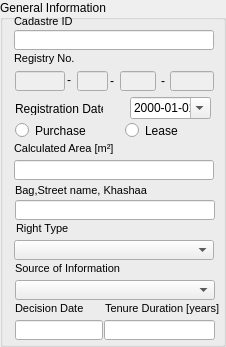
    <widget class="QGroupBox" name="leaseDetailsGBox">
     <property name="geometry">
      <rect>
       <x>0</x>
       <y>3</y>
       <width>226</width>
       <height>347</height>
      </rect>
     </property>
     <property name="title">
      <string>General Information</string>
     </property>
     <widget class="QLabel" name="numberLabel">
      <property name="geometry">
       <rect>
        <x>14</x>
        <y>8</y>
        <width>200</width>
        <height>20</height>
       </rect>
      </property>
      <property name="minimumSize">
       <size>
        <width>0</width>
        <height>20</height>
       </size>
      </property>
      <property name="maximumSize">
       <size>
        <width>16777215</width>
        <height>20</height>
       </size>
      </property>
      <property name="font">
       <font>
        <pointsize>8</pointsize>
       </font>
      </property>
      <property name="text">
       <string>Cadastre ID</string>
      </property>
      <property name="alignment">
       <set>Qt::AlignBottom|Qt::AlignLeading|Qt::AlignLeft</set>
      </property>
     </widget>
     <widget class="QLabel" name="purposeLabel">
      <property name="geometry">
       <rect>
        <x>15</x>
        <y>255</y>
        <width>200</width>
        <height>20</height>
       </rect>
      </property>
      <property name="minimumSize">
       <size>
        <width>0</width>
        <height>20</height>
       </size>
      </property>
      <property name="maximumSize">
       <size>
        <width>16777215</width>
        <height>20</height>
       </size>
      </property>
      <property name="font">
       <font>
        <pointsize>8</pointsize>
       </font>
      </property>
      <property name="text">
       <string>Source of Information</string>
      </property>
      <property name="alignment">
       <set>Qt::AlignBottom|Qt::AlignLeading|Qt::AlignLeft</set>
      </property>
     </widget>
     <widget class="QLabel" name="applicationDateLabel">
      <property name="geometry">
       <rect>
        <x>14</x>
        <y>45</y>
        <width>200</width>
        <height>20</height>
       </rect>
      </property>
      <property name="minimumSize">
       <size>
        <width>0</width>
        <height>20</height>
       </size>
      </property>
      <property name="maximumSize">
       <size>
        <width>16777215</width>
        <height>20</height>
       </size>
      </property>
      <property name="font">
       <font>
        <pointsize>8</pointsize>
       </font>
      </property>
      <property name="text">
       <string>Registry No.</string>
      </property>
      <property name="alignment">
       <set>Qt::AlignBottom|Qt::AlignLeading|Qt::AlignLeft</set>
      </property>
     </widget>
     <widget class="QComboBox" name="source_cbox">
      <property name="geometry">
       <rect>
        <x>15</x>
        <y>280</y>
        <width>200</width>
        <height>20</height>
       </rect>
      </property>
      <property name="minimumSize">
       <size>
        <width>0</width>
        <height>20</height>
       </size>
      </property>
      <property name="maximumSize">
       <size>
        <width>16777215</width>
        <height>20</height>
       </size>
      </property>
     </widget>
     <widget class="QLabel" name="applicationDateLabel_2">
      <property name="geometry">
       <rect>
        <x>16</x>
        <y>215</y>
        <width>200</width>
        <height>20</height>
       </rect>
      </property>
      <property name="minimumSize">
       <size>
        <width>0</width>
        <height>20</height>
       </size>
      </property>
      <property name="maximumSize">
       <size>
        <width>16777215</width>
        <height>20</height>
       </size>
      </property>
      <property name="font">
       <font>
        <pointsize>8</pointsize>
       </font>
      </property>
      <property name="text">
       <string>Right Type</string>
      </property>
      <property name="alignment">
       <set>Qt::AlignBottom|Qt::AlignLeading|Qt::AlignLeft</set>
      </property>
     </widget>
     <widget class="QLabel" name="beginDateLabel">
      <property name="geometry">
       <rect>
        <x>15</x>
        <y>295</y>
        <width>91</width>
        <height>20</height>
       </rect>
      </property>
      <property name="minimumSize">
       <size>
        <width>0</width>
        <height>20</height>
       </size>
      </property>
      <property name="maximumSize">
       <size>
        <width>16777215</width>
        <height>20</height>
       </size>
      </property>
      <property name="font">
       <font>
        <pointsize>8</pointsize>
       </font>
      </property>
      <property name="text">
       <string>Decision Date</string>
      </property>
      <property name="alignment">
       <set>Qt::AlignBottom|Qt::AlignLeading|Qt::AlignLeft</set>
      </property>
     </widget>
     <widget class="QLineEdit" name="duration_year_edit">
      <property name="geometry">
       <rect>
        <x>104</x>
        <y>320</y>
        <width>111</width>
        <height>20</height>
       </rect>
      </property>
      <property name="minimumSize">
       <size>
        <width>0</width>
        <height>20</height>
       </size>
      </property>
      <property name="maximumSize">
       <size>
        <width>16777215</width>
        <height>20</height>
       </size>
      </property>
      <property name="font">
       <font>
        <pointsize>8</pointsize>
       </font>
      </property>
      <property name="readOnly">
       <bool>true</bool>
      </property>
     </widget>
     <widget class="QLabel" name="applicationDateLabel_5">
      <property name="geometry">
       <rect>
        <x>105</x>
        <y>295</y>
        <width>116</width>
        <height>20</height>
       </rect>
      </property>
      <property name="minimumSize">
       <size>
        <width>0</width>
        <height>20</height>
       </size>
      </property>
      <property name="maximumSize">
       <size>
        <width>16777215</width>
        <height>20</height>
       </size>
      </property>
      <property name="font">
       <font>
        <pointsize>8</pointsize>
       </font>
      </property>
      <property name="text">
       <string>Tenure Duration [years]</string>
      </property>
      <property name="alignment">
       <set>Qt::AlignBottom|Qt::AlignLeading|Qt::AlignLeft</set>
      </property>
     </widget>
     <widget class="QLineEdit" name="cadastreId_edit">
      <property name="geometry">
       <rect>
        <x>14</x>
        <y>30</y>
        <width>200</width>
        <height>20</height>
       </rect>
      </property>
      <property name="minimumSize">
       <size>
        <width>0</width>
        <height>20</height>
       </size>
      </property>
      <property name="maximumSize">
       <size>
        <width>16777215</width>
        <height>20</height>
       </size>
      </property>
      <property name="font">
       <font>
        <pointsize>8</pointsize>
       </font>
      </property>
      <property name="readOnly">
       <bool>true</bool>
      </property>
     </widget>
     <widget class="QComboBox" name="right_type_cbox">
      <property name="geometry">
       <rect>
        <x>14</x>
        <y>240</y>
        <width>200</width>
        <height>20</height>
       </rect>
      </property>
      <property name="minimumSize">
       <size>
        <width>0</width>
        <height>20</height>
       </size>
      </property>
      <property name="maximumSize">
       <size>
        <width>16777215</width>
        <height>20</height>
       </size>
      </property>
     </widget>
     <widget class="QLineEdit" name="calculated_area_edit">
      <property name="geometry">
       <rect>
        <x>14</x>
        <y>160</y>
        <width>200</width>
        <height>20</height>
       </rect>
      </property>
      <property name="minimumSize">
       <size>
        <width>0</width>
        <height>20</height>
       </size>
      </property>
      <property name="maximumSize">
       <size>
        <width>16777215</width>
        <height>20</height>
       </size>
      </property>
      <property name="font">
       <font>
        <pointsize>8</pointsize>
       </font>
      </property>
      <property name="readOnly">
       <bool>true</bool>
      </property>
     </widget>
     <widget class="QLabel" name="applicationDateLabel_3">
      <property name="geometry">
       <rect>
        <x>14</x>
        <y>135</y>
        <width>200</width>
        <height>20</height>
       </rect>
      </property>
      <property name="minimumSize">
       <size>
        <width>0</width>
        <height>20</height>
       </size>
      </property>
      <property name="maximumSize">
       <size>
        <width>16777215</width>
        <height>20</height>
       </size>
      </property>
      <property name="font">
       <font>
        <pointsize>8</pointsize>
       </font>
      </property>
      <property name="text">
       <string>Calculated Area [m²]</string>
      </property>
      <property name="alignment">
       <set>Qt::AlignBottom|Qt::AlignLeading|Qt::AlignLeft</set>
      </property>
     </widget>
     <widget class="QLabel" name="applicationDateLabel_10">
      <property name="geometry">
       <rect>
        <x>15</x>
        <y>177</y>
        <width>200</width>
        <height>20</height>
       </rect>
      </property>
      <property name="minimumSize">
       <size>
        <width>0</width>
        <height>20</height>
       </size>
      </property>
      <property name="maximumSize">
       <size>
        <width>16777215</width>
        <height>20</height>
       </size>
      </property>
      <property name="font">
       <font>
        <pointsize>8</pointsize>
       </font>
      </property>
      <property name="text">
       <string>Bag,Street name, Khashaa</string>
      </property>
      <property name="alignment">
       <set>Qt::AlignBottom|Qt::AlignLeading|Qt::AlignLeft</set>
      </property>
     </widget>
     <widget class="QLineEdit" name="address_edit">
      <property name="geometry">
       <rect>
        <x>15</x>
        <y>200</y>
        <width>200</width>
        <height>20</height>
       </rect>
      </property>
      <property name="minimumSize">
       <size>
        <width>0</width>
        <height>20</height>
       </size>
      </property>
      <property name="maximumSize">
       <size>
        <width>16777215</width>
        <height>20</height>
       </size>
      </property>
      <property name="font">
       <font>
        <pointsize>8</pointsize>
       </font>
      </property>
      <property name="readOnly">
       <bool>true</bool>
      </property>
     </widget>
     <widget class="QLineEdit" name="decision_date_edit">
      <property name="geometry">
       <rect>
        <x>15</x>
        <y>320</y>
        <width>88</width>
        <height>20</height>
       </rect>
      </property>
      <property name="minimumSize">
       <size>
        <width>0</width>
        <height>20</height>
       </size>
      </property>
      <property name="maximumSize">
       <size>
        <width>16777215</width>
        <height>20</height>
       </size>
      </property>
      <property name="font">
       <font>
        <pointsize>8</pointsize>
       </font>
      </property>
      <property name="readOnly">
       <bool>true</bool>
      </property>
     </widget>
     <widget class="QLineEdit" name="home_num_first_edit">
      <property name="enabled">
       <bool>false</bool>
      </property>
      <property name="geometry">
       <rect>
        <x>15</x>
        <y>71</y>
        <width>50</width>
        <height>20</height>
       </rect>
      </property>
     </widget>
     <widget class="QLabel" name="label_43">
      <property name="geometry">
       <rect>
        <x>67</x>
        <y>72</y>
        <width>16</width>
        <height>16</height>
       </rect>
      </property>
      <property name="text">
       <string>-</string>
      </property>
     </widget>
     <widget class="QLineEdit" name="home_num_type_edit">
      <property name="enabled">
       <bool>false</bool>
      </property>
      <property name="geometry">
       <rect>
        <x>77</x>
        <y>71</y>
        <width>31</width>
        <height>20</height>
       </rect>
      </property>
     </widget>
     <widget class="QLineEdit" name="home_num_middle_edit">
      <property name="enabled">
       <bool>false</bool>
      </property>
      <property name="geometry">
       <rect>
        <x>120</x>
        <y>71</y>
        <width>36</width>
        <height>20</height>
       </rect>
      </property>
     </widget>
     <widget class="QLabel" name="label_44">
      <property name="geometry">
       <rect>
        <x>110</x>
        <y>73</y>
        <width>16</width>
        <height>16</height>
       </rect>
      </property>
      <property name="text">
       <string>-</string>
      </property>
     </widget>
     <widget class="QLineEdit" name="home_num_last_edit">
      <property name="enabled">
       <bool>false</bool>
      </property>
      <property name="geometry">
       <rect>
        <x>170</x>
        <y>71</y>
        <width>44</width>
        <height>20</height>
       </rect>
      </property>
     </widget>
     <widget class="QLabel" name="label_45">
      <property name="geometry">
       <rect>
        <x>161</x>
        <y>73</y>
        <width>16</width>
        <height>16</height>
       </rect>
      </property>
      <property name="text">
       <string>-</string>
      </property>
     </widget>
     <widget class="QRadioButton" name="home_purchase_rbutton">
      <property name="geometry">
       <rect>
        <x>15</x>
        <y>122</y>
        <width>101</width>
        <height>17</height>
       </rect>
      </property>
      <property name="text">
       <string>Purchase</string>
      </property>
     </widget>
     <widget class="QRadioButton" name="home_lease_rbutton">
      <property name="geometry">
       <rect>
        <x>125</x>
        <y>122</y>
        <width>96</width>
        <height>17</height>
       </rect>
      </property>
      <property name="text">
       <string>Lease</string>
      </property>
     </widget>
     <widget class="QDateEdit" name="registration_date">
      <property name="geometry">
       <rect>
        <x>130</x>
        <y>97</y>
        <width>81</width>
        <height>22</height>
       </rect>
      </property>
      <property name="displayFormat">
       <string>yyyy-MM-dd</string>
      </property>
      <property name="calendarPopup">
       <bool>true</bool>
      </property>
     </widget>
     <widget class="QLabel" name="label_12">
      <property name="geometry">
       <rect>
        <x>15</x>
        <y>102</y>
        <width>88</width>
        <height>13</height>
       </rect>
      </property>
      <property name="text">
       <string>Registration Date:</string>
      </property>
     </widget>
    </widget>
